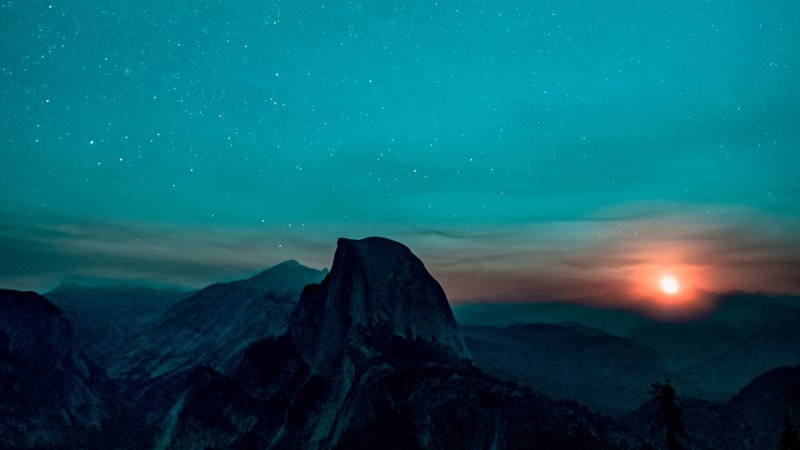
#> input picture Pycharm_folder/OpenCV_Sample/images/4.jpg, 800 x 450 px, found by its file name; its folder holds only this picture in this run
$ python -i binary_thresholding.py   (imports and definitions only)
#> lines starting #> are read from the running program, lines starting #| are printed output that depends on the picture; after the words box and inside, x2 and y2 are one past the last pixel; in counts of white or black regions, pixels touching at a corner belong together
# Otsu's Binarization

import numpy as np
import cv2
import matplotlib.pyplot as plt

def binary_thresholding():
    img = cv2.imread('images/4.jpg', cv2.IMREAD_GRAYSCALE)
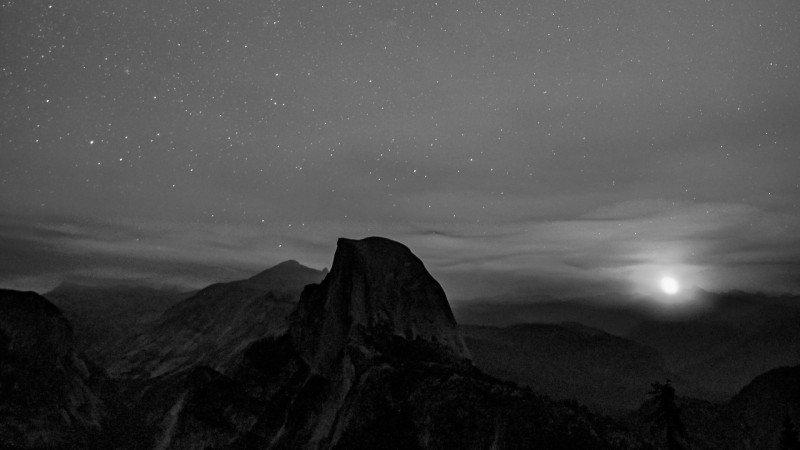
#> img: shape (450, 800); min 0, max 249, mean 70.4

    # global thresholding
    ret, thr1 = cv2.threshold(img, 127, 255, cv2.THRESH_BINARY)
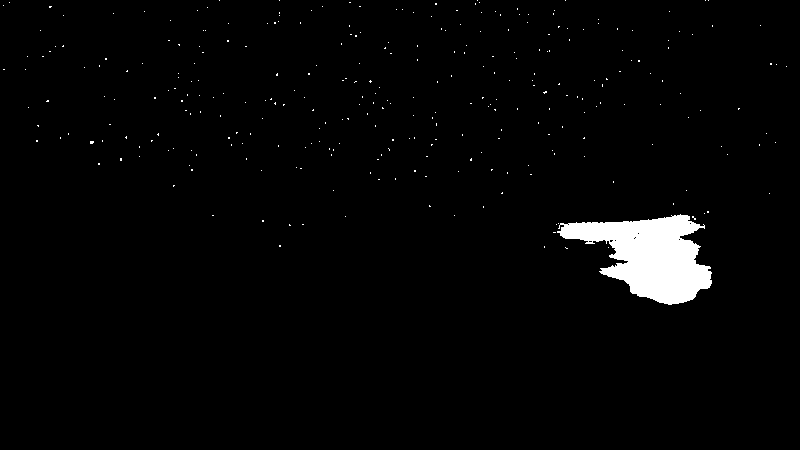
#> thr1: shape (450, 800); 2.3% white; 303 white regions (302 under 20 px), largest, box (x1, y1, x2, y2) and area: (557, 214, 712, 305) 7723

    # Otsu binarization
    ret, thr2 = cv2.threshold(img, 0, 255, cv2.THRESH_BINARY+cv2.THRESH_OTSU)
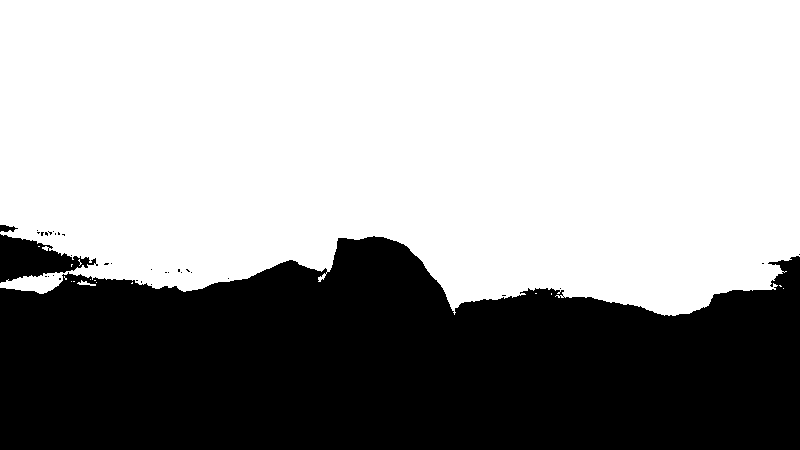
#> thr2: shape (450, 800); 62.3% white; 34 black regions (31 under 20 px), largest, box (x1, y1, x2, y2) and area: (0, 236, 800, 450) 133121, (0, 234, 98, 283) 2467, (0, 225, 18, 232) 83
#> ret = 59

    # gaussian blur and Otsu binarization
    blur = cv2.GaussianBlur(img, (5, 5), 0)
    ret, thr3 = cv2.threshold(blur, 0, 255, cv2.THRESH_BINARY+cv2.THRESH_OTSU)
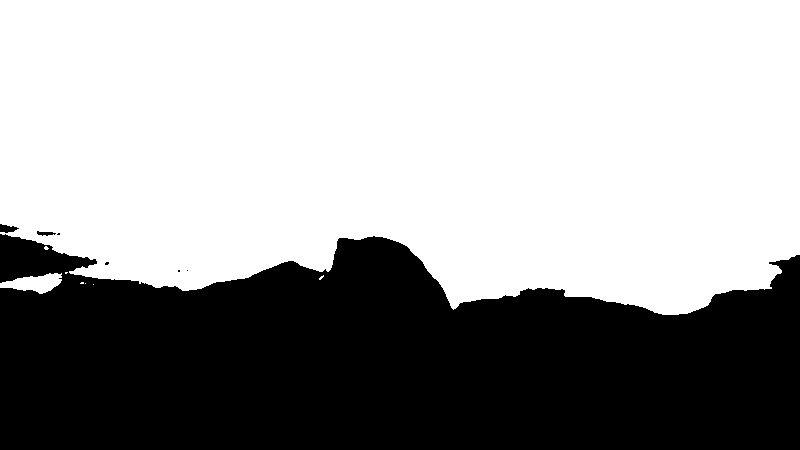
#> thr3: shape (450, 800); 62.1% white; 7 black regions (4 under 20 px), largest, box (x1, y1, x2, y2) and area: (0, 234, 800, 450) 136136, (0, 224, 19, 233) 106, (37, 231, 56, 236) 56
#> ret = 60

    titles = ['original noisy', 'Histogram', 'G-Thresholding',
              'original noisy', 'Histogram', 'Otsu Thresholding',
              'Gaussian-filtered', 'Histogram', 'Otsu Thresholding']

    images = [img, 0, thr1, img, 0, thr2, blur, 0, thr3]

    for i in range(3):
        plt.subplot(3, 3, i*3+1), plt.imshow(images[i*3], 'gray')
        plt.title(titles[i*3]), plt.xticks([]), plt.yticks([])

        plt.subplot(3, 3, i*3+2), plt.hist(images[i*3].ravel(), 256)
        plt.title(titles[i*3]), plt.xticks([]), plt.yticks([])

        plt.subplot(3, 3, i*3+3), plt.imshow(images[i*3+2], 'gray')
        plt.title(titles[i*3+2]), plt.xticks([]), plt.yticks([])

    plt.show()
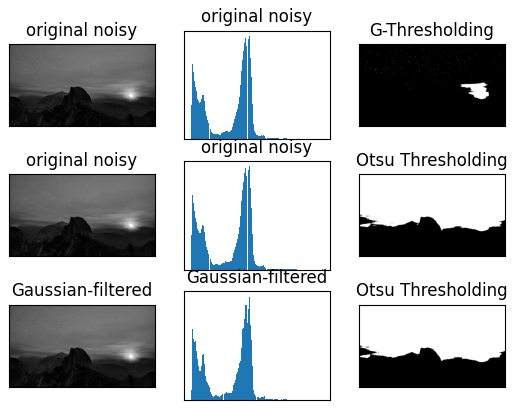
#> figure drawn by matplotlib, 9 panels

>>> result = binary_thresholding()
